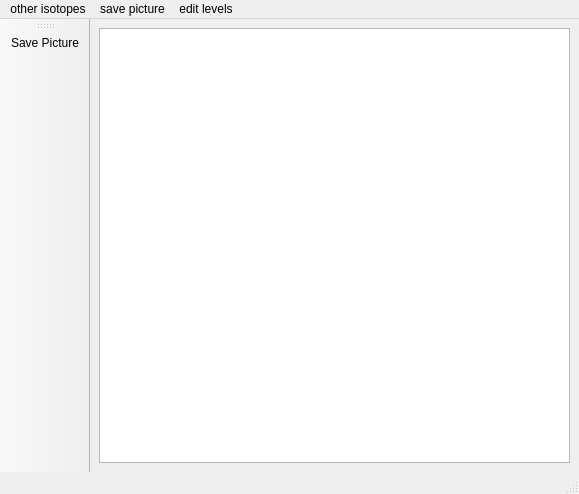
<?xml version="1.0" encoding="UTF-8"?>
<ui version="4.0">
 <class>LevelScheme</class>
 <widget class="QMainWindow" name="LevelScheme">
  <property name="geometry">
   <rect>
    <x>0</x>
    <y>0</y>
    <width>579</width>
    <height>494</height>
   </rect>
  </property>
  <property name="minimumSize">
   <size>
    <width>400</width>
    <height>0</height>
   </size>
  </property>
  <property name="windowTitle">
   <string>LevelSchemeWindow</string>
  </property>
  <property name="toolButtonStyle">
   <enum>Qt::ToolButtonIconOnly</enum>
  </property>
  <widget class="QWidget" name="centralwidget">
   <layout class="QHBoxLayout" name="horizontalLayout">
    <item>
     <widget class="QGraphicsView" name="graphicsView"/>
    </item>
   </layout>
  </widget>
  <widget class="QStatusBar" name="statusbar"/>
  <widget class="QToolBar" name="toolBar">
   <property name="windowTitle">
    <string>toolBar</string>
   </property>
   <attribute name="toolBarArea">
    <enum>LeftToolBarArea</enum>
   </attribute>
   <attribute name="toolBarBreak">
    <bool>false</bool>
   </attribute>
   <addaction name="action_savePic"/>
  </widget>
  <widget class="QMenuBar" name="menuBar">
   <property name="geometry">
    <rect>
     <x>0</x>
     <y>0</y>
     <width>579</width>
     <height>21</height>
    </rect>
   </property>
   <property name="layoutDirection">
    <enum>Qt::LeftToRight</enum>
   </property>
   <widget class="QMenu" name="menuother_isotopes">
    <property name="layoutDirection">
     <enum>Qt::LeftToRight</enum>
    </property>
    <property name="title">
     <string>other isotopes</string>
    </property>
    <addaction name="actioniso1"/>
    <addaction name="actioniso2"/>
   </widget>
   <widget class="QMenu" name="menuedit_levels">
    <property name="title">
     <string>edit levels</string>
    </property>
   </widget>
   <widget class="QMenu" name="menu_savePic">
    <property name="title">
     <string>save picture</string>
    </property>
   </widget>
   <addaction name="menuother_isotopes"/>
   <addaction name="menu_savePic"/>
   <addaction name="menuedit_levels"/>
  </widget>
  <action name="actionss">
   <property name="text">
    <string>ss</string>
   </property>
  </action>
  <action name="actiondd">
   <property name="text">
    <string>dd</string>
   </property>
  </action>
  <action name="actiond">
   <property name="text">
    <string>d</string>
   </property>
  </action>
  <action name="actionds">
   <property name="text">
    <string>ds</string>
   </property>
  </action>
  <action name="actionfaf">
   <property name="text">
    <string>faf</string>
   </property>
  </action>
  <action name="actioniso_1">
   <property name="text">
    <string>iso 1</string>
   </property>
  </action>
  <action name="actioniso_2">
   <property name="text">
    <string>iso 2</string>
   </property>
  </action>
  <action name="actioniso_3">
   <property name="text">
    <string>iso 3</string>
   </property>
  </action>
  <action name="action_savePic">
   <property name="text">
    <string>Save Picture</string>
   </property>
   <property name="menuRole">
    <enum>QAction::NoRole</enum>
   </property>
  </action>
  <action name="actioniso1">
   <property name="checkable">
    <bool>true</bool>
   </property>
   <property name="text">
    <string>iso1</string>
   </property>
  </action>
  <action name="actioniso2">
   <property name="checkable">
    <bool>true</bool>
   </property>
   <property name="text">
    <string>iso2</string>
   </property>
  </action>
 </widget>
 <resources/>
 <connections/>
</ui>
